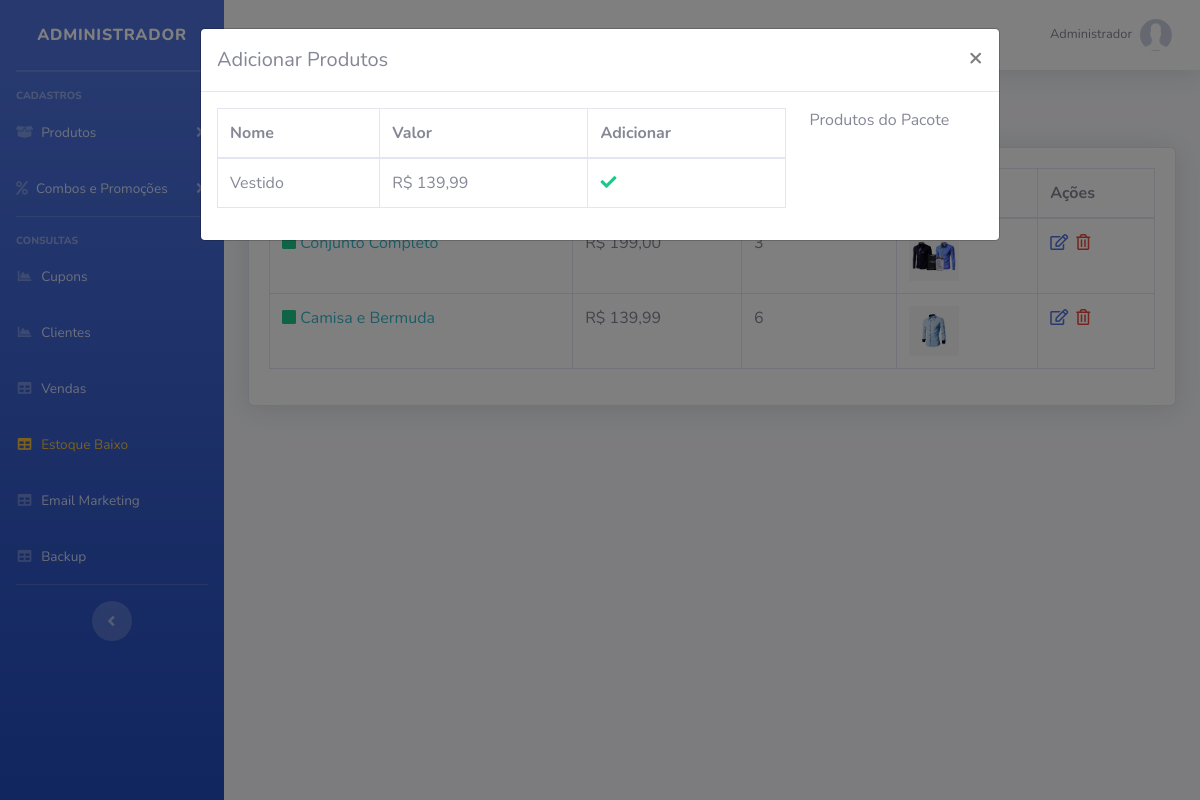
The page /sistema/painel-admin/index.php?pag=combos&funcao=produtos&id=3 (signed in) on the database its author committed.
### tables this page shows
CREATE TABLE `usuarios` (
  `id` int(11) NOT NULL AUTO_INCREMENT,
  `nome` varchar(50) NOT NULL,
  `cpf` varchar(20) NOT NULL,
  `email` varchar(50) NOT NULL,
  `senha` varchar(35) NOT NULL,
  `senha_crip` varchar(150) NOT NULL,
  `nivel` varchar(20) NOT NULL,
  PRIMARY KEY (`id`)
);

CREATE TABLE `combos` (
  `id` int(11) NOT NULL AUTO_INCREMENT,
  `nome` varchar(100) NOT NULL,
  `nome_url` varchar(50) NOT NULL,
  `descricao` varchar(1000) NOT NULL,
  `descricao_longa` text NOT NULL,
  `valor` decimal(8,2) NOT NULL,
  `imagem` varchar(100) NOT NULL,
  `tipo_envio` int(1) NOT NULL,
  `palavras` varchar(250) NOT NULL,
  `ativo` varchar(5) NOT NULL,
  `peso` double(8,2) NOT NULL,
  `largura` double(8,2) NOT NULL,
  `altura` double(8,2) NOT NULL,
  `comprimento` double(8,2) NOT NULL,
  `valor_frete` decimal(10,2) DEFAULT NULL,
  PRIMARY KEY (`id`)
);

CREATE TABLE `produtos` (
  `id` int(11) NOT NULL AUTO_INCREMENT,
  `categoria` int(11) NOT NULL,
  `sub_categoria` int(11) NOT NULL,
  `nome` varchar(100) NOT NULL,
  `nome_url` varchar(100) NOT NULL,
  `descricao` varchar(1000) NOT NULL,
  `descricao_longa` text NOT NULL,
  `valor` decimal(10,2) NOT NULL,
  `imagem` varchar(100) NOT NULL,
  `estoque` int(11) NOT NULL,
  `tipo_envio` int(11) NOT NULL,
  `palavras` varchar(250) NOT NULL,
  `ativo` varchar(5) NOT NULL,
  `peso` double(8,2) DEFAULT NULL,
  `largura` double(8,2) DEFAULT NULL,
  `altura` double(8,2) DEFAULT NULL,
  `comprimento` double(8,2) DEFAULT NULL,
  `modelo` varchar(100) DEFAULT NULL,
  `valor_frete` decimal(8,2) DEFAULT NULL,
  `promocao` varchar(5) NOT NULL,
  PRIMARY KEY (`id`)
);

### config.php (called while the page is built, shortened)
<?php
$nivel_estoque = 5;
 ?>

### sistema/painel-admin/combos.php (the view, shortened to what this page needs)
<?php
$pag = "combos";
require_once("../../conexao.php");
?>
<div class="row mt-4 mb-4">
  <a type="button" class="btn-primary btn-sm ml-3 d-none d-md-block" href="index.php?pag=<?php echo $pag ?>&funcao=novo">Novo Combo</a>
</div>
<div class="card shadow mb-4">
  <div class="card-body">
    <div class="table-responsive">
      <table class="table table-bordered" id="dataTable" width="100%" cellspacing="0">
        <thead>
          <tr>
            <th>Nome</th>
            <th>Valor</th>
            <th>Produtos</th>
            <th>Imagem</th>
            <th>Ações</th>
          </tr>
        </thead>
        <tbody>
         <?php
         $query = $pdo->query("SELECT * FROM combos order by id desc ");
         $res = $query->fetchAll(PDO::FETCH_ASSOC);
         for ($i=0; $i < count($res); $i++) {
          $nome = $res[$i]['nome'];
          $valor = $res[$i]['valor'];
          $imagem = $res[$i]['imagem'];
          $ativo = $res[$i]['ativo'];
          $id = $res[$i]['id'];
          $valor = number_format($valor, 2, ',', '.');
          $query2 = $pdo->query("SELECT * FROM prod_combos where id_combo = '$id' ");
          $res2 = $query2->fetchAll(PDO::FETCH_ASSOC);
          $total_produtos = @count($res2);
          $classe = "";
          if($ativo == "Sim"){
            $classe = "text-success";
          }else{
            $classe = "text-secondary";
          }
          ?>
          <tr>
            <td>
              <i class='fas fa-square <?php echo $classe ?>'></i>
              <a href="index.php?pag=<?php echo $pag ?>&funcao=produtos&id=<?php echo $id ?>" class="text-info">
                <?php echo $nome ?>
              </a>
            </td>
            <td>R$ <?php echo $valor ?></td>
            <td><?php echo $total_produtos ?></td>
            <td><img src="../../img/combos/<?php echo $imagem ?>" width="50"></td>
            <td>
             <a href="index.php?pag=<?php echo $pag ?>&funcao=editar&id=<?php echo $id ?>" class='text-primary mr-1' title='Editar Dados'><i class='far fa-edit'></i></a>
             <a href="index.php?pag=<?php echo $pag ?>&funcao=excluir&id=<?php echo $id ?>" class='text-danger mr-1' title='Excluir Registro'><i class='far fa-trash-alt'></i></a>
           </td>
         </tr>
       <?php } ?>
     </tbody>
   </table>
 </div>
</div>
</div>
<div class="modal fade" id="modal-produtos" tabindex="-1" role="dialog">
  <div class="modal-dialog modal-lg" role="document">
    <div class="modal-content">
      <div class="modal-header">
        <h5 class="modal-title">Adicionar Produtos</h5>
        <button type="button" class="close" data-dismiss="modal" aria-label="Close">
          <span aria-hidden="true">&times;</span>
        </button>
      </div>
      <div class="modal-body">
        <div class="row">
          <div class="col-md-9" >
            <div class="table-responsive">
              <table class="table table-bordered" id="dataTable2" width="100%" cellspacing="0">
                <thead>
                  <tr>
                    <th>Nome</th>
                    <th>Valor</th>
                    <th>Adicionar</th>
                  </tr>
                </thead>
                <tbody>
                  <?php
                  $query = $pdo->query("SELECT * FROM produtos where ativo = 'Sim' order by id desc ");
                  $res = $query->fetchAll(PDO::FETCH_ASSOC);
                  for ($i=0; $i < count($res); $i++) {
                    $nome_prod = $res[$i]['nome'];
                    $id_prod = $res[$i]['id'];
                    ?>
                    <tr>
                      <td>
                        <?php echo $nome_prod ?>
                      </td>
                      <td>R$ <?php echo $valor ?></td>
                      <td>
                        <form id="form-prod" method="post">
                          <a id="btn-add-produtos" href="#" onClick="addProd(<?php echo $id_prod ?>)" class="text-success mr-1" title="Adicionar Produto"><i class="fas fa-check"></i></a>
                        </form>
                      </td>
                    </tr>
                  <?php } ?>
                </tbody>
              </table>
            </div>
          </div>
          <div class="col-md-3">
            <p>Produtos do Pacote </p>
          </div>
        </div>
      </div>
    </div>
  </div>
</div>

### sistema/painel-admin/index.php (shortened to what this page needs)
<?php
require_once("../../conexao.php");
$query = $pdo->query("SELECT * FROM produtos where estoque <= '$nivel_estoque' order by estoque asc ");
$res = $query->fetchAll(PDO::FETCH_ASSOC);
if(@count($res) > 0){
    $classe_estoque = 'text-warning';
}else{
    $classe_estoque = '';
}
$pag = @$_GET["pag"];
$menu1 = "produtos";
$menu2 = "categorias";
$menu3 = "sub-categorias";
$menu4 = "combos";
$menu5 = "promocoes";
$menu6 = "clientes";
$menu7 = "vendas";
$menu8 = "backup";
$menu9 = "tipo-envios";
$menu10 = "carac";
$menu11 = "alertas";
$menu12 = "cupons";
$menu13 = "estoque";
$res = $pdo->query("SELECT * FROM usuarios where id = '$_SESSION[id_usuario]'");
$dados = $res->fetchAll(PDO::FETCH_ASSOC);
$nome_usu = @$dados[0]['nome'];
?>
<!DOCTYPE html>
<html lang="en">
<head>
    <link href="../vendor/fontawesome-free/css/all.min.css" rel="stylesheet" type="text/css">
    <link href="../css/sb-admin-2.min.css" rel="stylesheet">
    <link href="../css/style.css" rel="stylesheet">
    <link href="../vendor/datatables/dataTables.bootstrap4.min.css" rel="stylesheet">
</head>
<body id="page-top">
    <div id="wrapper">
        <ul class="navbar-nav bg-gradient-primary sidebar sidebar-dark accordion" id="accordionSidebar">
            <a class="sidebar-brand d-flex align-items-center justify-content-center" href="index.php">
                <div class="sidebar-brand-text mx-3">Administrador</div>
            </a>
            <hr class="sidebar-divider my-0">
            <hr class="sidebar-divider">
            <div class="sidebar-heading">
                Cadastros
            </div>
            <li class="nav-item">
                <a class="nav-link collapsed" href="#" data-toggle="collapse" data-target="#collapseTwo" aria-expanded="true" aria-controls="collapseTwo">
                    <i class="fas fa-box-open"></i>
                    <span>Produtos</span>
                </a>
            </li>
            <li class="nav-item">
                <a class="nav-link collapsed" href="#" data-toggle="collapse" data-target="#collapseUtilities" aria-expanded="true" aria-controls="collapseUtilities">
                    <i class="fas fa-percent"></i>
                    <span>Combos e Promoções</span>
                </a>
            </li>
            <hr class="sidebar-divider">
            <div class="sidebar-heading">
                Consultas
            </div>
             <li class="nav-item">
                <a class="nav-link" href="index.php?pag=<?php echo $menu12 ?>">
                    <i class="fas fa-fw fa-chart-area"></i>
                    <span>Cupons</span></a>
                </li>
            <li class="nav-item">
                <a class="nav-link" href="index.php?pag=<?php echo $menu6 ?>">
                    <i class="fas fa-fw fa-chart-area"></i>
                    <span>Clientes</span></a>
                </li>
                <li class="nav-item">
                    <a class="nav-link" href="index.php?pag=<?php echo $menu7 ?>">
                        <i class="fas fa-fw fa-table"></i>
                        <span>Vendas</span></a>
                    </li>
                     <li class="nav-item">
                    <a class="nav-link" href="index.php?pag=<?php echo $menu13 ?>">
                        <i class="fas fa-fw fa-table <?php echo $classe_estoque ?>"></i>
                        <span class="<?php echo $classe_estoque ?>">Estoque Baixo</span></a>
                    </li>
                     <li class="nav-item">
                        <a class="nav-link" href="" data-toggle="modal" data-target="#ModalEmail">
                            <i class="fas fa-fw fa-table"></i>
                            <span>Email Marketing</span></a>
                        </li>
                    <li class="nav-item">
                        <a class="nav-link" href="backup.php">
                            <i class="fas fa-fw fa-table"></i>
                            <span>Backup</span></a>
                        </li>
                        <hr class="sidebar-divider d-none d-md-block">
                        <div class="text-center d-none d-md-inline">
                            <button class="rounded-circle border-0" id="sidebarToggle"></button>
                        </div>
                    </ul>
                    <div id="content-wrapper" class="d-flex flex-column">
                        <div id="content">
                            <nav class="navbar navbar-expand navbar-light bg-white topbar mb-4 static-top shadow">
                                <ul class="navbar-nav ml-auto">
                                    <li class="nav-item dropdown no-arrow">
                                        <a class="nav-link dropdown-toggle" href="#" id="userDropdown" role="button" data-toggle="dropdown" aria-haspopup="true" aria-expanded="false">
                                            <span class="mr-2 d-none d-lg-inline text-gray-600 small"><?php echo @$nome_usu ?></span>
                                            <img class="img-profile rounded-circle" src="../../img/sem-foto.jpg">
                                        </a>
                                    </li>
                                </ul>
                            </nav>
                            <div class="container-fluid">
                                <?php if ($pag == null) {
                                    include_once("home.php");
                                } else if ($pag==$menu1) {
                                    include_once($menu1.".php");
                                } else if ($pag==$menu2) {
                                    include_once($menu2.".php");
                                } else if ($pag==$menu3) {
                                    include_once($menu3.".php");
                                } else if ($pag==$menu4) {
                                    include_once($menu4.".php");
                                } else if ($pag==$menu5) {
                                    include_once($menu5.".php");
                                } else if ($pag==$menu6) {
                                    include_once($menu6.".php");
                                } else if ($pag==$menu7) {
                                    include_once($menu7.".php");
                                } else if ($pag==$menu8) {
                                    include_once($menu8.".php");
                                } else if ($pag==$menu9) {
                                    include_once($menu9.".php");
                                } else if ($pag==$menu10) {
                                    include_once($menu10.".php");
                                 } else if ($pag==$menu11) {
                                    include_once($menu11.".php");
                                } else if ($pag==$menu12) {
                                    include_once($menu12.".php");
                                } else if ($pag==$menu13) {
                                    include_once($menu13.".php");
                                } else {
                                    include_once("home.php");
                                }
                                ?>
                            </div>
                        </div>
                    </div>
                </div>
            </body>
            </html>

### sistema/painel-admin/combos.php (style rules this page uses)
hr { margin:3px; }

### rows shown on the page
usuarios: nome "Administrador"
combos: nome "Conjunto Completo", valor "199,00", total_produtos "3", imagem (picture)
combos: nome "Camisa e Bermuda", valor "139,99", total_produtos "6", imagem (picture)
produtos: nome "Vestido"
